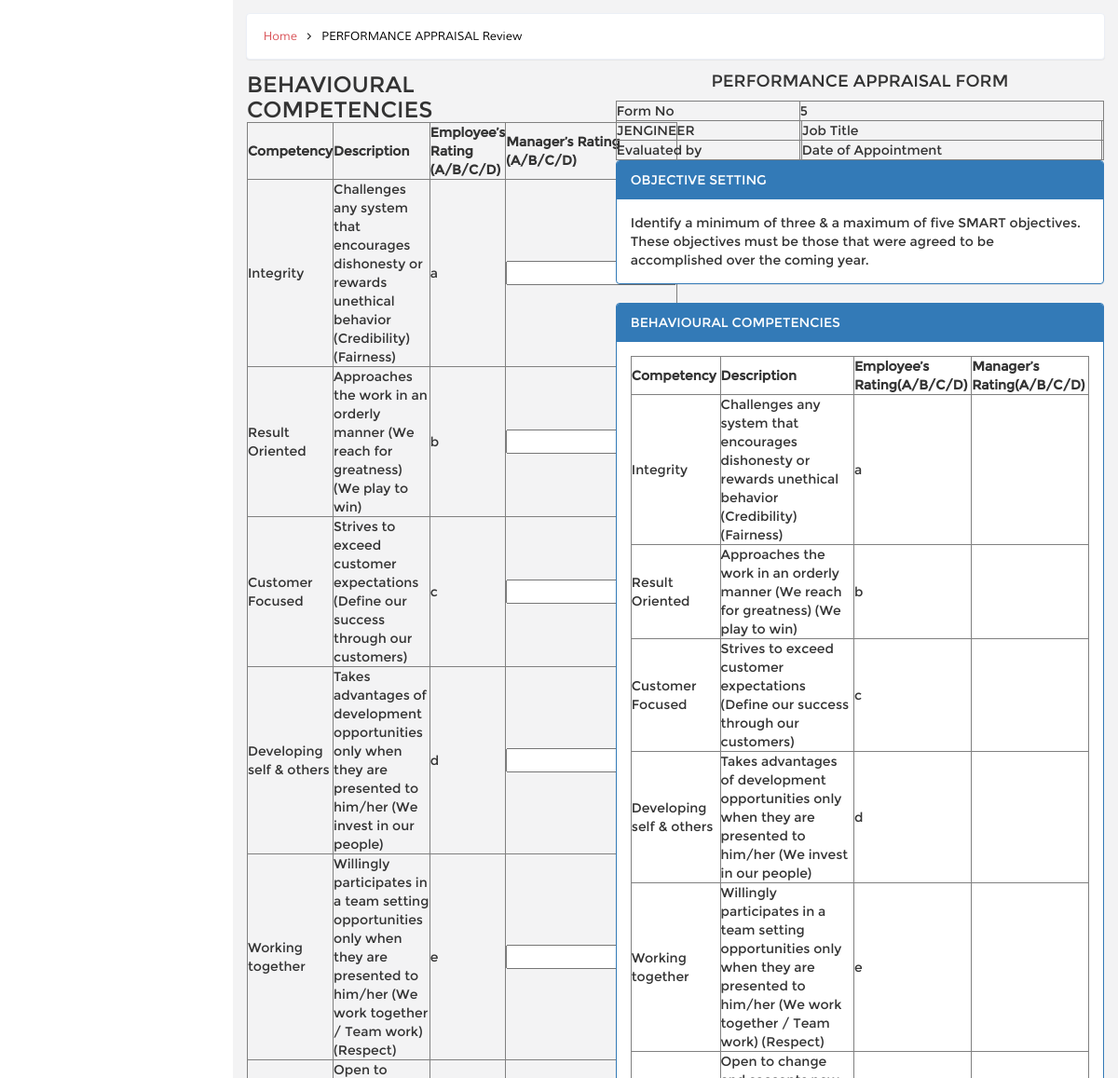
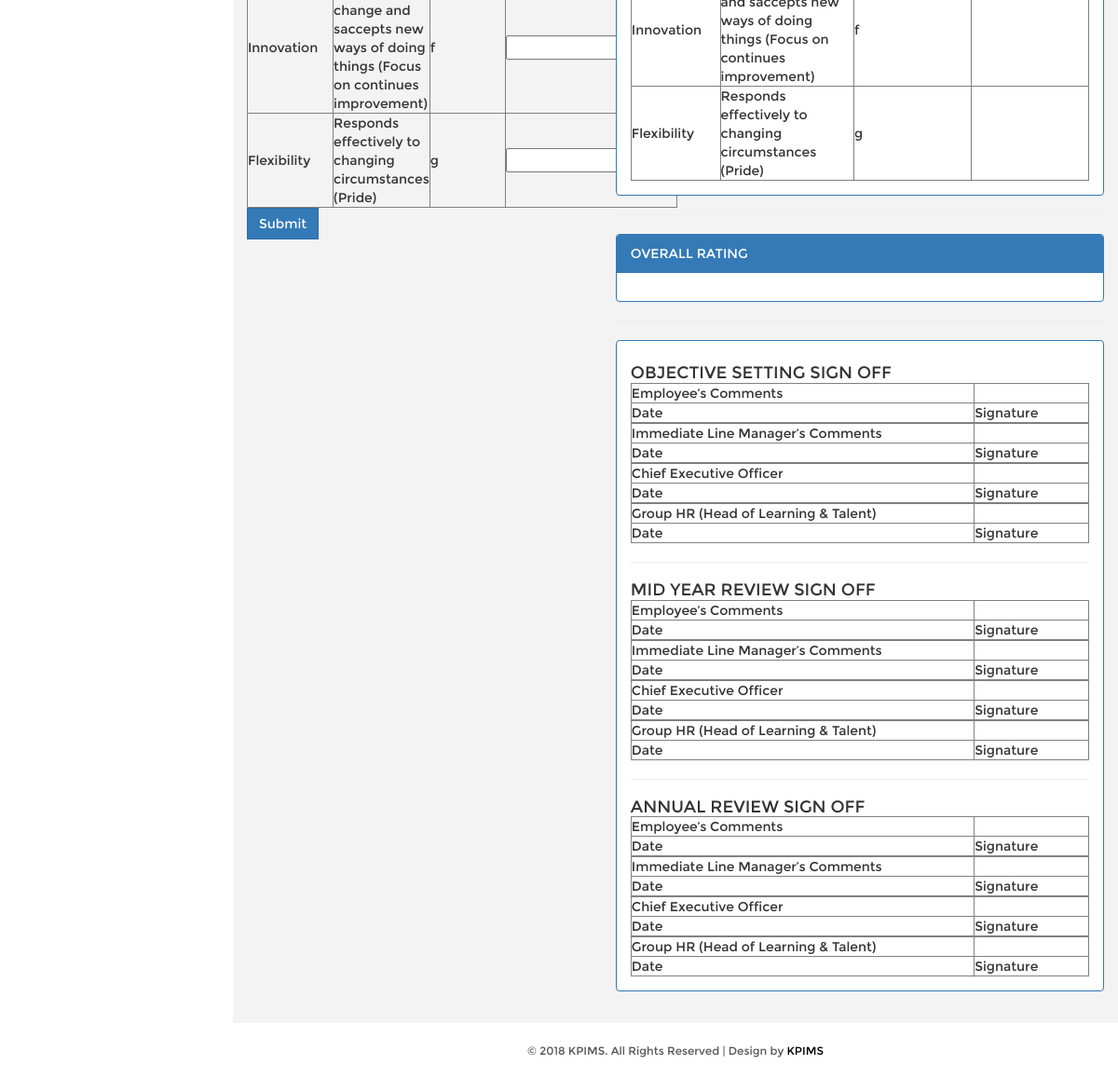
/PAFID_approval_step2.php?id=5, run on the app's committed database (2 pictures, top to bottom).
### tables this page shows
CREATE TABLE `kpi_employee_beh_competency` (
  `PAFID` int(5) NOT NULL,
  `beh_competency_id` int(5) NOT NULL,
  `employee_rating` varchar(10) DEFAULT NULL,
  `manager_rating` int(10) DEFAULT NULL,
  `user_id` int(5) DEFAULT NULL,
  `review_user_id` int(5) DEFAULT NULL,
  PRIMARY KEY (`PAFID`,`beh_competency_id`)
);

CREATE TABLE `kpi_beh_competency` (
  `id` int(5) NOT NULL AUTO_INCREMENT,
  `competency` varchar(50) DEFAULT NULL,
  `description` text,
  PRIMARY KEY (`id`)
);

### DB.php (called while the page is built, shortened)
<?php
function getDBConnection() {
    $servername = "localhost";
    $username = "root";
    $password = "123";
    $db = "kpimsdb";
    $conn = mysqli_connect($servername, $username, $password, $db);
    if (!$conn) {
        die("Connection failed: " . mysqli_connect_error());
    } else {
        return $conn;
    }
}
function getData($sql) {
    $conn = getDBConnection();
    $result = mysqli_query($conn, $sql);
    if (mysqli_num_rows($result) > 0) {
        return $result;
    } else {
        return FALSE;
    }
}
?>

### PAFID_approval_step2.php (the view, shortened to what this page needs)
<!DOCTYPE HTML>
<html>
    <?php include_once './DB.php'; ?>
    <head>
        <link href="css/bootstrap.min.css" rel='stylesheet' type='text/css' />
        <link href="css/style.css" rel='stylesheet' type='text/css' />
        <link href="css/font-awesome.css" rel="stylesheet">
        <link href="css/custom.css" rel="stylesheet">
    </head>
    <body>
        <div id="wrapper">
            <div id="page-wrapper" class="gray-bg dashbard-1">
                <div class="content-main">
                    <div class="banner">
                        <h2>
                            <a href="home.php">Home</a>
                            <i class="fa fa-angle-right"></i>
                            <span>PERFORMANCE APPRAISAL Review</span>
                        </h2>
                    </div>
                    <div class="content-top">
                        <div class="col-md-5 ">
                            <form action="PAFID_behavioural_competencies_approval.php" method="post">
                                <h3>BEHAVIOURAL COMPETENCIES</h3>
                                <table border="1">
                                    <thead>
                                        <tr>
                                            <th>Competency</th>
                                            <th>Description</th>
                                            <th>Employee’s Rating (A/B/C/D)</th>
                                            <th>Manager’s Rating (A/B/C/D)</th>
                                        </tr>
                                    </thead>
                                    <tbody>
                                        <?php
                                        $sql = " SELECT beh_competency_id AS id,employee_rating,kpi_beh_competency.competency,kpi_beh_competency.description
                                            FROM kpi_employee_beh_competency
 INNER JOIN kpi_beh_competency
 ON kpi_beh_competency.id = kpi_employee_beh_competency.beh_competency_id
  WHERE PAFID =  '".$_GET['id']."'";
                                        $data = getData($sql);
                                        foreach ($data as $value) {
                                            ?>
                                            <tr>
                                                <td><?= $value['competency'] ?></td>
                                                <td><?= $value['description'] ?></td>
                                                <td><?= $value['employee_rating'] ?></td>
                                                <td><input type="text" name="<?= $value['id'] ?>"/></td>
                                            </tr>
                                            <?php
                                        }
                                        ?>
                                    </tbody>
                                </table>
                                    <button name="submit" type="submit" class="btn btn-primary">Submit</button><br>
                            </form>
                        </div>
                        <div class="col-md-7 ">
                            <?php include './PAF.php'; ?>
                        </div>
                    </div>
                    <?php
                    include './_footer.php';
                    ?>
                </div>
            </div>
        </div>
    </body>
</html>

### PAF.php (shortened to what this page needs)
<?php
$PAFID = $_GET['id'];
?>
<h4 style="text-align: center;margin-bottom: 10px">PERFORMANCE APPRAISAL FORM</h4>
<table border="1" style="width: 100%">
    <tbody>
        <tr>
            <td>Form No</td>
            <td colspan="3"><?= $PAFID ?></td>
        </tr>
        <tr>
            <td>JENGINEER</td>
            <td><?= $_SESSION['userbean']['first_name'] ?> <?= $_SESSION['userbean']['last_name'] ?></td>
            <td>Job Title</td>
            <td><?= $_SESSION['userbean']['job_title'] ?></td>
        </tr>
        <tr>
            <td>Evaluated by</td>
            <td> </td>
            <td>Date of Appointment</td>
            <td><?= $_SESSION['userbean']['date_of_appointment'] ?></td>
        </tr>
    </tbody>
</table>
<div class="panel panel-primary">
    <div class="panel-heading ">OBJECTIVE SETTING</div>
    <div class="panel-body">
        <p>Identify a minimum of three & a maximum of five SMART objectives. These objectives must be those that were agreed to be accomplished over the coming year.</p>
    </div>
</div>
<div class="panel panel-primary">
    <div class="panel-heading ">BEHAVIOURAL COMPETENCIES</div>
    <div class="panel-body">
        <table border="1">
            <thead>
                <tr>
                    <th>Competency</th>
                    <th>Description</th>
                    <th>Employee’s Rating(A/B/C/D)</th>
                    <th>Manager’s Rating(A/B/C/D)</th>
                </tr>
            </thead>
            <tbody>
                <?php
                $sqlBeh = " SELECT kpi_employee_beh_competency.*,kpi_beh_competency.competency,kpi_beh_competency.description FROM kpi_employee_beh_competency
 INNER JOIN kpi_beh_competency
 ON kpi_beh_competency.id = kpi_employee_beh_competency.beh_competency_id
WHERE kpi_employee_beh_competency.PAFID = '$PAFID'";
                $data = getData($sqlBeh);
                if ($data)
                    foreach ($data as $value) {
                        ?>
                        <tr>
                            <td><?= $value['competency'] ?></td>
                            <td><?= $value['description'] ?></td>
                            <td><?= $value['employee_rating'] ?></td>
                            <td><?= $value['manager_rating'] ?></td>
                        </tr>
                        <?php
                    }
                ?>
            </tbody>
        </table>
    </div>
</div>
<hr>
<div class="panel panel-primary">
    <div class="panel-heading ">OVERALL RATING</div>
    <div class="panel-body">
    </div>
</div>
<hr>
<div class="panel panel-primary">
    <div class="panel-body">
        <h4 style="margin-top: 10px">OBJECTIVE SETTING SIGN OFF </h4>
        <table border="1" style="width: 100%">
            <tbody>
                <tr>
                    <td style="width: 75%">Employee’s Comments</td>
                    <td></td>
                </tr>
                <tr>
                    <td>Date</td>
                    <td>Signature</td>
                </tr>
            </tbody>
        </table>
        <table border="1" style="width: 100%">
            <tbody>
                <tr >
                    <td style="width: 75%">Immediate Line Manager’s Comments</td>
                    <td></td>
                </tr>
                <tr>
                    <td>Date</td>
                    <td>Signature</td>
                </tr>
            </tbody>
        </table>
        <table border="1" style="width: 100%">
            <tbody>
                <tr>
                    <td style="width: 75%">Chief Executive Officer</td>
                    <td></td>
                </tr>
                <tr>
                    <td>Date</td>
                    <td>Signature</td>
                </tr>
            </tbody>
        </table>
        <table border="1" style="width: 100%">
            <tbody>
                <tr>
                    <td style="width: 75%">Group HR (Head of Learning & Talent)</td>
                    <td></td>
                </tr>
                <tr>
                    <td>Date</td>
                    <td>Signature</td>
                </tr>
            </tbody>
        </table>
        <hr>
        <h4 style="margin-top: 10px">MID YEAR REVIEW SIGN OFF </h4>
        <table border="1" style="width: 100%">
            <tbody>
                <tr>
                    <td style="width: 75%">Employee’s Comments</td>
                    <td></td>
                </tr>
                <tr>
                    <td>Date</td>
                    <td>Signature</td>
                </tr>
            </tbody>
        </table>
        <table border="1" style="width: 100%">
            <tbody>
                <tr >
                    <td style="width: 75%">Immediate Line Manager’s Comments</td>
                    <td></td>
                </tr>
                <tr>
                    <td>Date</td>
                    <td>Signature</td>
                </tr>
            </tbody>
        </table>
        <table border="1" style="width: 100%">
            <tbody>
                <tr>
                    <td style="width: 75%">Chief Executive Officer</td>
                    <td></td>
                </tr>
                <tr>
                    <td>Date</td>
                    <td>Signature</td>
                </tr>
            </tbody>
        </table>
        <table border="1" style="width: 100%">
            <tbody>
                <tr>
                    <td style="width: 75%">Group HR (Head of Learning & Talent)</td>
                    <td></td>
                </tr>
                <tr>
                    <td>Date</td>
                    <td>Signature</td>
                </tr>
            </tbody>
        </table>
        <hr>
        <h4 style="margin-top: 10px">ANNUAL REVIEW SIGN OFF </h4>
        <table border="1" style="width: 100%">
            <tbody>
                <tr>
                    <td style="width: 75%">Employee’s Comments</td>
                    <td></td>
                </tr>
                <tr>
                    <td>Date</td>
                    <td>Signature</td>
                </tr>
            </tbody>
        </table>
        <table border="1" style="width: 100%">
            <tbody>
                <tr >
                    <td style="width: 75%">Immediate Line Manager’s Comments</td>
                    <td></td>
                </tr>
                <tr>
                    <td>Date</td>
                    <td>Signature</td>
                </tr>
            </tbody>
        </table>
        <table border="1" style="width: 100%">
            <tbody>
                <tr>
                    <td style="width: 75%">Chief Executive Officer</td>
                    <td></td>
                </tr>
                <tr>
                    <td>Date</td>
                    <td>Signature</td>
                </tr>
            </tbody>
        </table>
        <table border="1" style="width: 100%">
            <tbody>
                <tr>
                    <td style="width: 75%">Group HR (Head of Learning & Talent)</td>
                    <td></td>
                </tr>
                <tr>
                    <td>Date</td>
                    <td>Signature</td>
                </tr>
            </tbody>
        </table>
    </div>
</div>

### css/style.css (style rules this page uses)
h4, h5, h6, h1, h2, h3 { margin: 0; }
p { margin: 0; }
html, body { font-family:'Montserrat-Regular'; background:#F3F3F4; overflow-x: hidden; }
body a { transition:0.5s all; -webkit-transition:0.5s all; -moz-transition:0.5s all; -o-transition:0.5s all; -ms-transition:0.5s all; }
div#wrapper { background-color: #fff; }
@media (min-width: 768px) { #page-wrapper { position: inherit; margin: 0 0 0 240px; min-height: 1000px; } }
.content-main { background-color: #F3F3F4; padding-top: 1em; }
.banner { background: #fff; display: block; margin: 0em 1em ; padding:1em; border: 1px solid #ebeff6; border-color: #ebeff6; border-radius: 4px; -webkit-border-radius: 4px; -o-border-radius: 4px; -moz-border-radius: 4px; -ms-border-radius: 4px; -webkit-box-shadow: 0 1px 1px rgba(0,0,0,.05); box-shadow: 0 1px 1px rgba(0,0,0,.05); }
.banner h2 { font-size:0.9em; }
.banner h2 a { color:#D95459; text-decoration:none; font-family: 'Muli-Regular'; padding:0.3em ; }
.banner h2 span { color:#000; font-family: 'Muli-Regular'; padding:0.3em ; }
.banner h2 i { color:#000; vertical-align:middle; padding:0.3em ; }
.content-top { padding: 1em 0; }
.btn { border-radius: 0px; outline: none; }

### css/custom.css (style rules this page uses)
#wrapper { width: 100%; }
#page-wrapper { min-height: 568px; }
@media (min-width:768px) { #page-wrapper { position: inherit; margin: 0 0 0 250px; } }

### data on the page
kpi_employee_beh_competency: kpi_beh_competency.competency "Integrity", kpi_beh_competency.description "Challenges any system that encourages dishonesty or rewards unethical behavior (Credibility) (Fairness)", employee_rating "a"
kpi_employee_beh_competency: kpi_beh_competency.competency "Result Oriented", kpi_beh_competency.description "Approaches the work in an orderly manner (We reach for greatness) (We play to win)", employee_rating "b"
kpi_employee_beh_competency: kpi_beh_competency.competency "Customer Focused", kpi_beh_competency.description "Strives to exceed customer expectations (Define our success through our customers)", employee_rating "c"
kpi_employee_beh_competency: kpi_beh_competency.competency "Developing self & others", kpi_beh_competency.description "Takes advantages of development opportunities only when they are presented to him/her (We invest in our people)", employee_rating "d"
kpi_employee_beh_competency: kpi_beh_competency.competency "Working together", kpi_beh_competency.description "Willingly participates in a team setting opportunities only when they are presented to him/her (We work together / Team work) (Respect)", employee_rating "e"
kpi_employee_beh_competency: kpi_beh_competency.competency "Innovation", kpi_beh_competency.description "Open to change and saccepts new ways of doing things (Focus on continues improvement)", employee_rating "f"
kpi_employee_beh_competency: kpi_beh_competency.competency "Flexibility", kpi_beh_competency.description "Responds effectively to changing circumstances (Pride)", employee_rating "g"

### other printed values
$PAFID "5"
